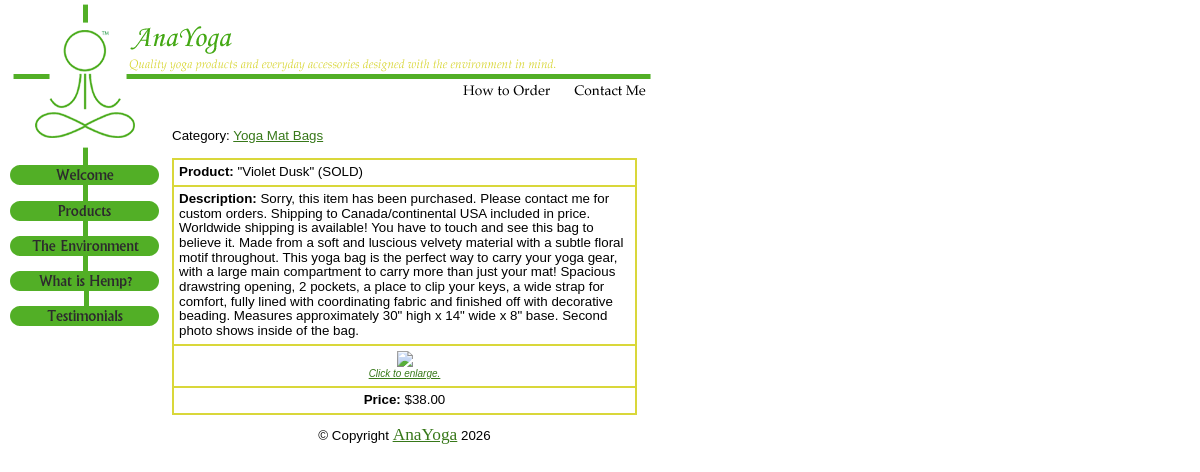
/original_site/showprod.php?id=284, run on the app's committed database.
### tables this page shows
CREATE TABLE `categories` (
  `catID` int(10) unsigned NOT NULL AUTO_INCREMENT,
  `title` varchar(255) DEFAULT NULL,
  `description` longtext DEFAULT NULL,
  `orderIndex` int(11) NOT NULL DEFAULT 0,
  PRIMARY KEY (`catID`)
);

CREATE TABLE `products` (
  `prodID` int(10) unsigned NOT NULL AUTO_INCREMENT,
  `name` varchar(30) DEFAULT NULL,
  `price` double DEFAULT NULL,
  `description` longtext DEFAULT NULL,
  `imgFileName` varchar(255) DEFAULT NULL,
  `imgDetailFileName` varchar(255) NOT NULL DEFAULT '',
  `featured` tinyint(4) NOT NULL DEFAULT 0,
  `category` int(11) NOT NULL DEFAULT 0,
  `orderIndex` int(11) NOT NULL DEFAULT 99,
  PRIMARY KEY (`prodID`)
);

### original_site/global.php.inc (called while the page is built, shortened)
<?
$prodImgPath = "/var/www/html/product_imgs";
?>

### original_site/showprod.php (the view, shortened to what this page needs)
<?
include("global.php.inc");
include("top.php");
$id = $_GET['id'];
$qryProd = "select * from products where prodID=$id;";
if (! $result = mysql_query($qryProd)) {
	echo "<P>An error has occured while attempting to query the product table.";
	echo "<p>The following error was returned: " . mysql_error();
	exit;
}
$row = mysql_fetch_assoc($result);
$qryCat = "select * from categories where catID=".$row['category'].";";
if (! $result = mysql_query($qryCat)) {
	echo "<P>An error has occured while attempting to query the category table.";
	echo "<p>The following error was returned: " . mysql_error();
	exit;
}
$catinfo = mysql_fetch_assoc($result);
if (($row['imgFileName'] == "") | (! file_exists($prodImgPath."/".$row['imgFileName']))) {
    $img = "product_spacer.jpg";
} else {
    $img = $row['imgFileName'];
}
if (($row['imgDetailFileName'] == "") | (! file_exists($prodImgPath."/".$row['imgDetailFileName']))) {
    $one_image = 1;
} else {
    $detailImg = $row['imgDetailFileName'];
}
?>
<br>
<p>Category: <a href="showcat.php?id=<? echo $row['category']; ?>"><? echo $catinfo['title']; ?></a>
<br><br>
<table class=prodtable width=100% border=1 cellpadding=5 cellspacing=0>
<tr>
    <td colspan=2 class=prodcell><b>Product:</b> <? echo $row['name']; ?></td>
</tr>
<tr>
	<td colspan=2 class=prodcell><b>Description:</b> <? echo $row['description']; ?></td>
</tr>
<tr>
<?
	if ($one_image) {
	?>
    	<td colspan=2 class=prodcell align=center><a href="product_imgs/<? echo $img; ?>"><img src="<? echo "thumb.php?img=$img&scale=0.2"; ?>"><br><font size="-2"><i><center>Click to enlarge.</center></i></font></a></td>
    <?
    }
    ?>
</tr>
<tr>
    <td class=prodcell colspan=2><center><b>Price: </b><? echo "$".number_format($row['price'], 2,'.',''); ?></td>
</tr>
</table>
<?
include("bottom.php");
?>

### original_site/main.css (style rules this page uses)
body { background: #FFFFFF; color: #000000; margin-left: 0%; margin-right: 5%; font-style: normal; font-family: tahoma,arial,serif; }
ul, dl, p, td, th, li, dt, dd, div { color: #000000; font-style: normal; line-height: 110%; font-family: tahoma, sans-serif; font-size: 10pt; }
img { border: 0; }
a:link, a:visited { color: #377819; }
.prodtable { border: 1px solid #D9D73A; }
.prodcell { border: 1px solid #D9D73A; }

### data on the page
categories: title "Yoga Mat Bags"
products: name "\"Violet Dusk\" (SOLD)", description "Sorry, this item has been purchased. Please contact me for custom orders. Shipping to Canada/continental USA included in price. Worldwide shipping is available! You have to touch and see this bag to believe it. Made from a soft and luscious velvety material with a subtle floral motif throughout. This yoga bag is the perfect way to carry your yoga gear, with a large main compartment to carry more than just your mat! Spacious drawstring opening, 2 pockets, a place to clip your keys, a wide strap for comfort, fully lined with coordinating fabric and finished off with decorative beading. Measures approximately 30\" high x 14\" wide x 8\" base. Second photo shows inside of the bag.", price "38.00"

### other printed values
date("Y", $mytime[0]) "2026"
